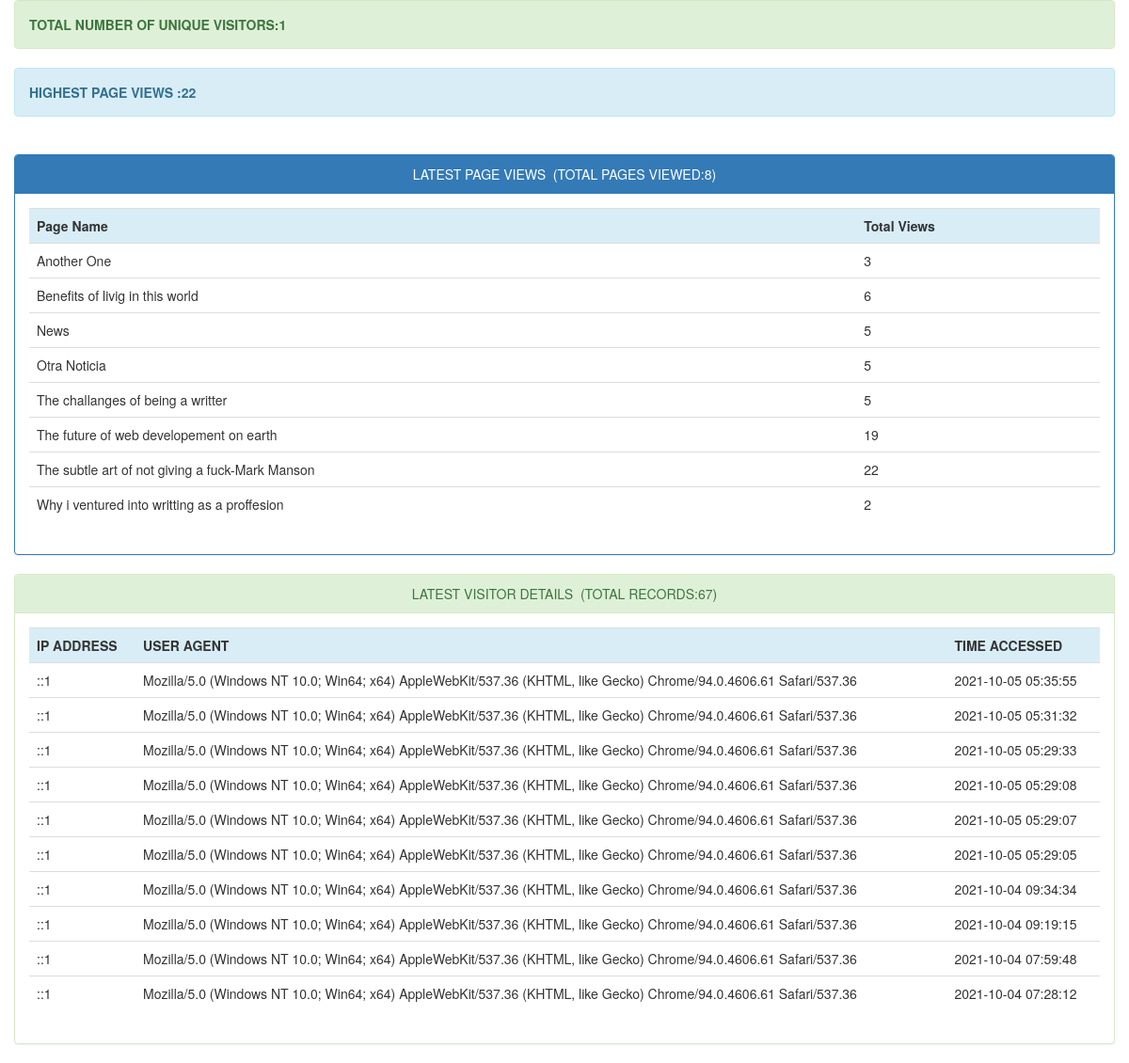
Page /adminstats/index.php on the committed database.
### tables this page shows
CREATE TABLE `page_hits` (
  `page` varchar(255) NOT NULL,
  `count` int(11) DEFAULT NULL
);

CREATE TABLE `visitor_info` (
  `id` int(11) NOT NULL,
  `ip_address` varchar(255) DEFAULT NULL,
  `user_agent` varchar(255) DEFAULT NULL,
  `time_accessed` timestamp NOT NULL DEFAULT CURRENT_TIMESTAMP
);

### adminstats/index.php (the view, shortened to what this page needs)
<!DOCTYPE html>
<html>
<head>
	<link rel="stylesheet" type="text/css" href="bootstrap/css/bootstrap.css">
	<link rel="stylesheet" type="text/css" href="bootstrap/css/bootstrap.min.css">
</head>
<body>
	<div class="container">
		<div class="row">
			<div class="alert alert-success">
				<strong><?php
				$sql = "SELECT COUNT(DISTINCT ip_address) AS alias FROM visitor_info";
				$query = $db->prepare($sql);
				$query->execute();
				$unique_visitors = $query->fetch()['alias'];
				echo "TOTAL NUMBER OF UNIQUE VISITORS:".$unique_visitors;
				?></strong>
			</div>
			<div class="alert alert-info">
				<strong><?php
				$sql = "SELECT MAX(count) AS maximum FROM page_hits";
				$query = $db->prepare($sql);
				$query->execute();
				$maxcount = $query->fetch()['maximum'];
				echo "HIGHEST PAGE VIEWS :".$maxcount;
				?></strong>
			</div><br>
			<div class="panel panel-primary">
				<div class="panel-heading text-center">LATEST PAGE VIEWS&nbsp;&nbsp;(TOTAL PAGES VIEWED:<?php require_once("count_pages.php"); ?>)</div>
				<div class="panel-body">
					<div class="table-responsive">
						<table class="table">
							<tr class="info">
								<th>Page Name</th>
								<th>Total Views</th>
							</tr>
							<?php
							include("connect.php");
							try {
								$con=new PDO($dsn,$username,$password);
								$con->setAttribute(PDO::ATTR_ERRMODE,PDO::ERRMODE_EXCEPTION);
							} catch (Exception $ex) {
								echo 'Not Connected '.$ex->getMessage();
							}
							$stmt=$con->prepare('SELECT * FROM page_hits LIMIT 30');
							$stmt->execute();
							$resources=$stmt->fetchAll();
							foreach ($resources as $resource) {
								echo '
								<tr>
								<td>'.$resource['page'].'</td>
								<td>'.$resource['count'].'</td>
								</tr>';
							}
							?>
						</table>
					</div>
				</div>
			</div>
		</div>
		<div class="row">
			<div class="panel panel-success">
				<div class="panel-heading text-center">LATEST VISITOR DETAILS&nbsp;&nbsp;(TOTAL RECORDS:<?php require_once("count_user_stats.php"); ?>)</div>
				<div class="panel-body">
					<div class="table-responsive">
						<table class="table">
							<tr class="info">
								<th>IP ADDRESS</th>
								<th>USER AGENT</th>
								<th>TIME ACCESSED</th>
							</tr>
							<?php
							include("connect.php");
							try {
								$con=new PDO($dsn,$username,$password);
								$con->setAttribute(PDO::ATTR_ERRMODE,PDO::ERRMODE_EXCEPTION);
							} catch (Exception $ex) {
								echo 'Not Connected '.$ex->getMessage();
							}
							$stmt=$con->prepare('SELECT * FROM visitor_info ORDER BY time_accessed DESC LIMIT 10');
							$stmt->execute();
							$resources=$stmt->fetchAll();
							foreach ($resources as $resource) {
								echo '
								<tr>
								<td>'.$resource['ip_address'].'</td>
								<td>'.$resource['user_agent'].'</td>
								<td>'.$resource['time_accessed'].'</td>
								</tr>';
							}
							?>
						</table>
					</div>
				</div>
			</div>
		</div>
	</div>
</body>
</html>

### adminstats/count_pages.php (shortened to what this page needs)
<?php
include("db.php");
$sql="SELECT * FROM page_hits ORDER BY page";
if ($result=mysqli_query($con,$sql))
  {
  $rowcount=mysqli_num_rows($result);
  printf("%d",$rowcount);
  }
?>

### adminstats/count_user_stats.php (shortened to what this page needs)
<?php
include("db.php");
$sql="SELECT * FROM visitor_info ORDER BY id";
if ($result=mysqli_query($con,$sql))
  {
  $rowcount=mysqli_num_rows($result);
  printf("%d",$rowcount);
  }
?>

### rows in the picture
page_hits: page "Another One", count "3"
page_hits: page "Benefits of livig in this world", count "6"
page_hits: page "News", count "5"
page_hits: page "Otra Noticia", count "5"
page_hits: page "The challanges of being a writter", count "5"
page_hits: page "The future of web developement on earth", count "19"
page_hits: page "The subtle art of not giving a fuck-Mark Manson", count "22"
page_hits: page "Why i ventured into writting as a proffesion", count "2"
visitor_info: ip_address "::1", user_agent "Mozilla/5.0 (Windows NT 10.0; Win64; x64) AppleWebKit/537.36 (KHTML, like Gecko) Chrome/94.0.4606.61 Safari/537.36", time_accessed "2021-10-05 05:35:55"
visitor_info: ip_address "::1", user_agent "Mozilla/5.0 (Windows NT 10.0; Win64; x64) AppleWebKit/537.36 (KHTML, like Gecko) Chrome/94.0.4606.61 Safari/537.36", time_accessed "2021-10-05 05:31:32"
visitor_info: ip_address "::1", user_agent "Mozilla/5.0 (Windows NT 10.0; Win64; x64) AppleWebKit/537.36 (KHTML, like Gecko) Chrome/94.0.4606.61 Safari/537.36", time_accessed "2021-10-05 05:29:33"
visitor_info: ip_address "::1", user_agent "Mozilla/5.0 (Windows NT 10.0; Win64; x64) AppleWebKit/537.36 (KHTML, like Gecko) Chrome/94.0.4606.61 Safari/537.36", time_accessed "2021-10-05 05:29:08"
visitor_info: ip_address "::1", user_agent "Mozilla/5.0 (Windows NT 10.0; Win64; x64) AppleWebKit/537.36 (KHTML, like Gecko) Chrome/94.0.4606.61 Safari/537.36", time_accessed "2021-10-05 05:29:07"
visitor_info: ip_address "::1", user_agent "Mozilla/5.0 (Windows NT 10.0; Win64; x64) AppleWebKit/537.36 (KHTML, like Gecko) Chrome/94.0.4606.61 Safari/537.36", time_accessed "2021-10-05 05:29:05"
visitor_info: ip_address "::1", user_agent "Mozilla/5.0 (Windows NT 10.0; Win64; x64) AppleWebKit/537.36 (KHTML, like Gecko) Chrome/94.0.4606.61 Safari/537.36", time_accessed "2021-10-04 09:34:34"
visitor_info: ip_address "::1", user_agent "Mozilla/5.0 (Windows NT 10.0; Win64; x64) AppleWebKit/537.36 (KHTML, like Gecko) Chrome/94.0.4606.61 Safari/537.36", time_accessed "2021-10-04 09:19:15"
visitor_info: ip_address "::1", user_agent "Mozilla/5.0 (Windows NT 10.0; Win64; x64) AppleWebKit/537.36 (KHTML, like Gecko) Chrome/94.0.4606.61 Safari/537.36", time_accessed "2021-10-04 07:59:48"
visitor_info: ip_address "::1", user_agent "Mozilla/5.0 (Windows NT 10.0; Win64; x64) AppleWebKit/537.36 (KHTML, like Gecko) Chrome/94.0.4606.61 Safari/537.36", time_accessed "2021-10-04 07:28:12"

### other values in the picture
$unique_visitors "1"
$maxcount "22"
$rowcount "8"
$rowcount "67"
